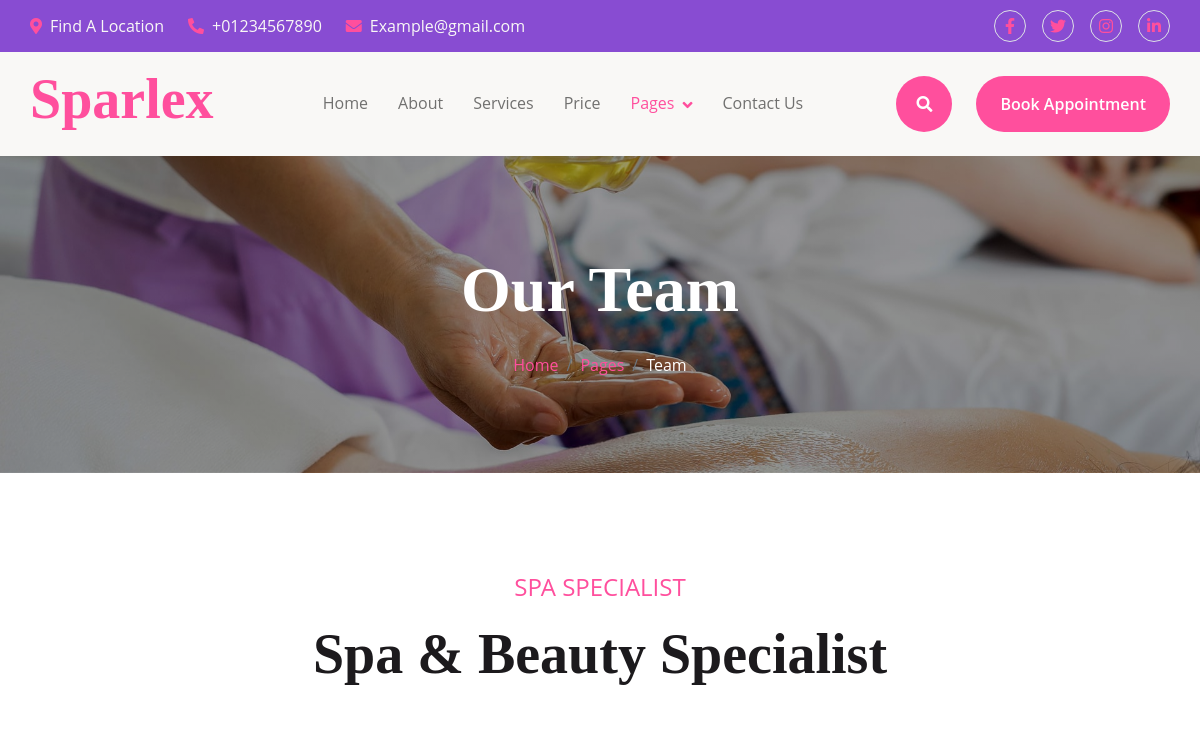
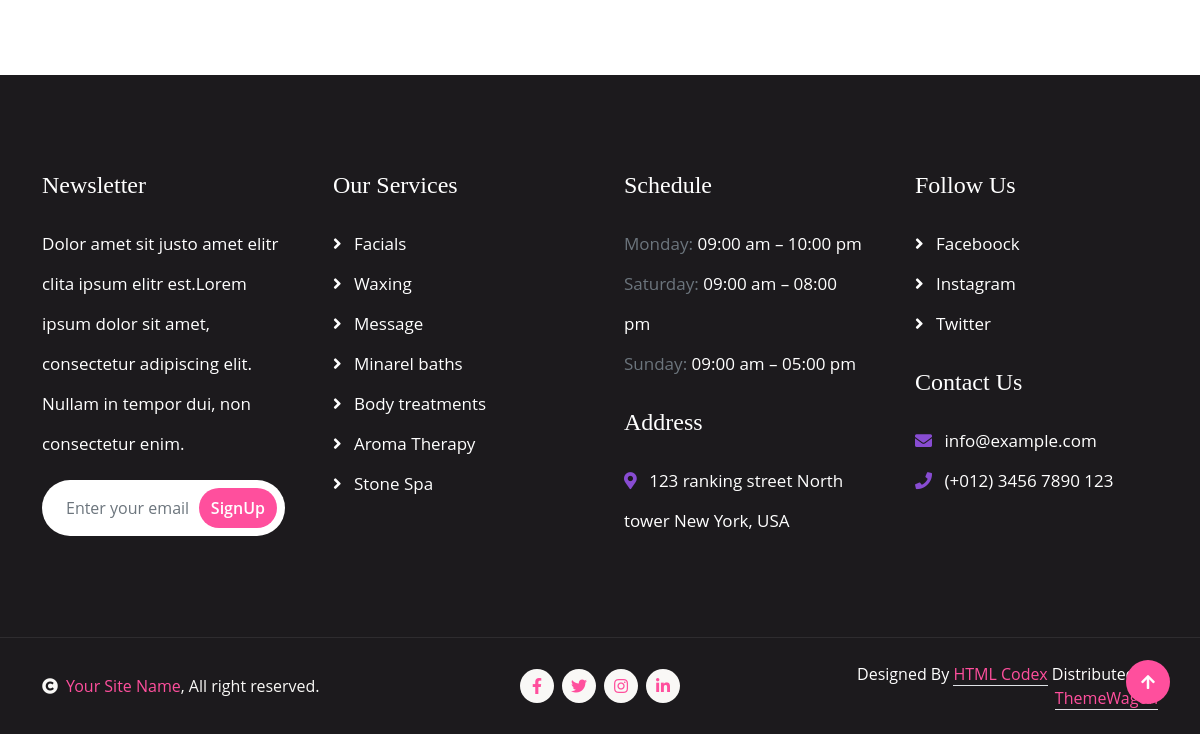
The page /clinic/team on the database as committed earlier (2 pictures, top to bottom).
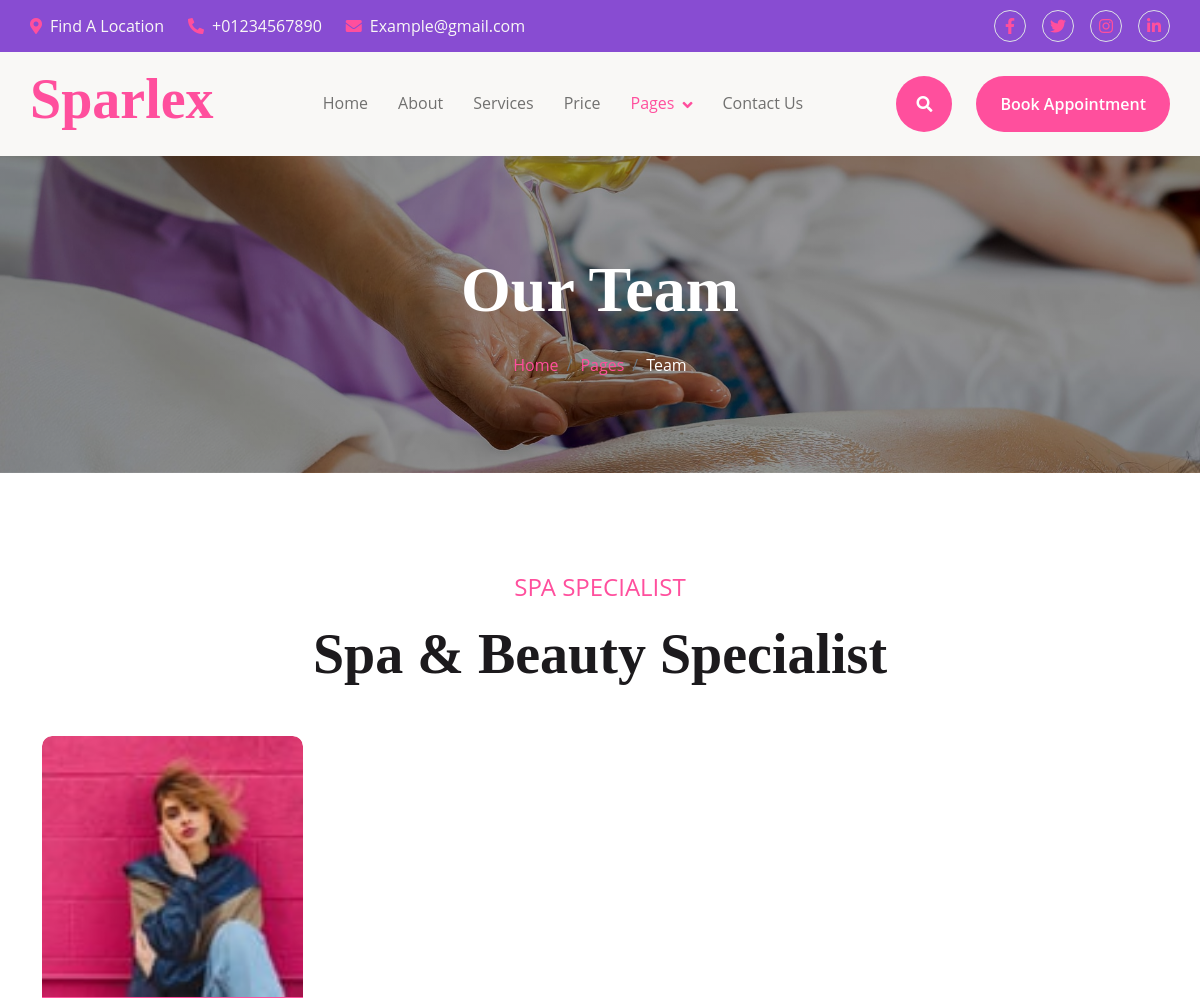
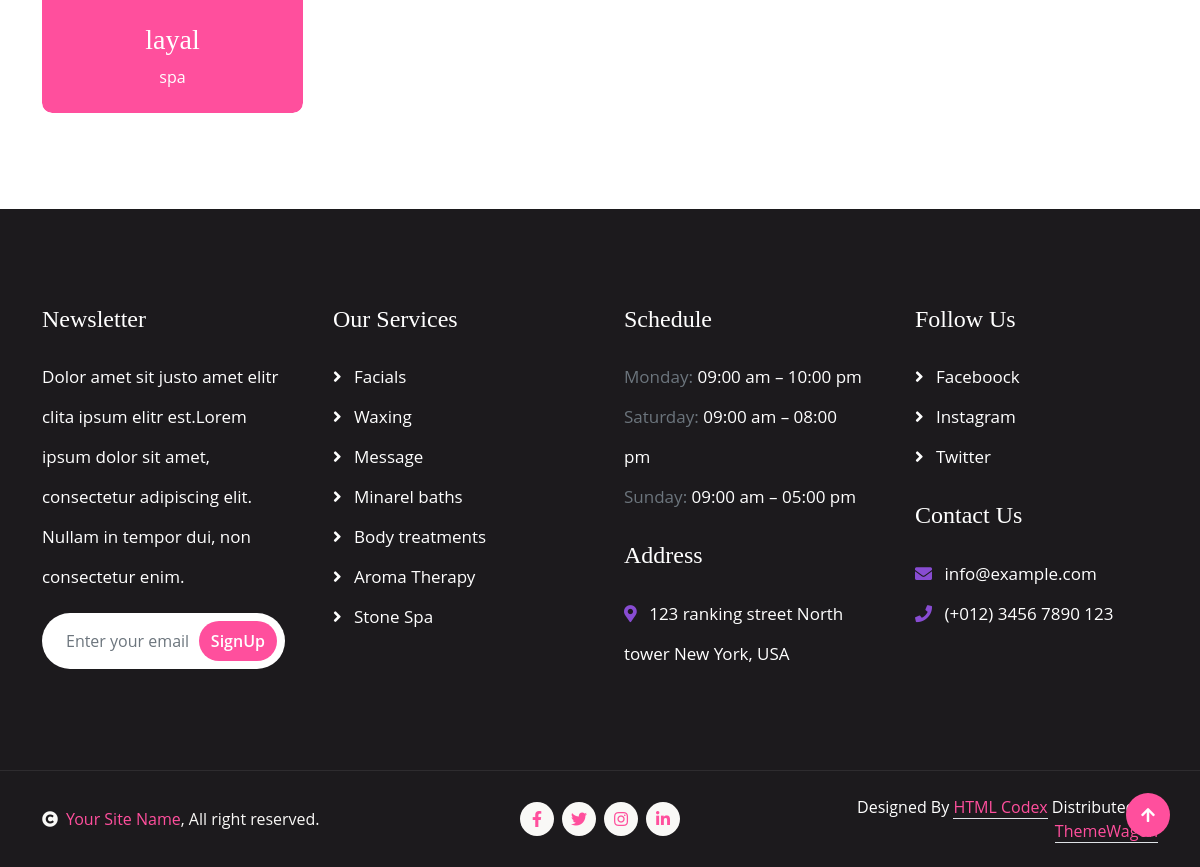
The same page on the database as committed later (2 pictures, top to bottom).
### clinic/models.py (models this page shows, shortened)
class Doctor(models.Model):
    image = models.ImageField(upload_to=image_upload)
    name = models.CharField(max_length=50)
    specialization = models.CharField(max_length=100)
    descraption = models.TextField(max_length=1000)
    phone = models.CharField(max_length=100)
    address = models.CharField(max_length=100)
    facebook = models.CharField(max_length=100, blank=True, null=True)
    instagram = models.CharField(max_length=100, blank=True, null=True)

### clinic/views.py (the view)
# urls.py: path('team',views.team,name='team'),
def team(request):
    doctor_list = Doctor.objects.all()
    context = {'doctor_list' : doctor_list}
    return render(request,'clinic/team.html',context)

### clinic/templates/clinic/team.html (shortened to what this page needs)
{% load static %}
<!DOCTYPE html>
<html lang="en">
    <head>
        <link rel="stylesheet" href="https://use.fontawesome.com/releases/v5.15.4/css/all.css"/>
        <link href="https://cdn.jsdelivr.net/npm/bootstrap-icons@1.4.1/font/bootstrap-icons.css" rel="stylesheet">
        <link href="static 'lib/animate/animate.min.css" rel="stylesheet">
        <link href="static 'lib/lightbox/css/lightbox.min.css" rel="stylesheet">
        <link href="lib/owlcarousel/assets/owl.carousel.min.css" rel="stylesheet">
        <link href="{% static 'css/bootstrap.min.css' %}" rel="stylesheet">
        <link href="{% static 'css/style.css' %}" rel="stylesheet">
    </head>
    <body>
        <div class="container-fluid sticky-top px-0">
            <div class="container-fluid topbar d-none d-lg-block">
                <div class="container px-0">
                    <div class="row align-items-center">
                        <div class="col-lg-8">
                            <div class="d-flex flex-wrap">
                                <a href="#" class="me-4 text-light"><i class="fas fa-map-marker-alt text-primary me-2"></i>Find A Location</a>
                                <a href="#" class="me-4 text-light"><i class="fas fa-phone-alt text-primary me-2"></i>+01234567890</a>
                                <a href="#" class="text-light"><i class="fas fa-envelope text-primary me-2"></i>Example@gmail.com</a>
                            </div>
                        </div>
                        <div class="col-lg-4">
                            <div class="d-flex align-items-center justify-content-end">
                                <a href="#" class="me-3 btn-square border rounded-circle nav-fill"><i class="fab fa-facebook-f"></i></a>
                                <a href="#" class="me-3 btn-square border rounded-circle nav-fill"><i class="fab fa-twitter"></i></a>
                                <a href="#" class="me-3 btn-square border rounded-circle nav-fill"><i class="fab fa-instagram"></i></a>
                                <a href="#" class="btn-square border rounded-circle nav-fill"><i class="fab fa-linkedin-in"></i></a>
                            </div>
                        </div>
                    </div>
                </div>
            </div>
            <div class="container-fluid bg-light">
                <div class="container px-0">
                    <nav class="navbar navbar-light navbar-expand-xl">
                        <a href="index.html" class="navbar-brand">
                            <h1 class="text-primary display-4">Sparlex</h1>
                        </a>
                        <div class="collapse navbar-collapse bg-light py-3" id="navbarCollapse">
                            <div class="navbar-nav mx-auto border-top">
                                <a href="index.html" class="nav-item nav-link">Home</a>
                                <a href="about.html" class="nav-item nav-link">About</a>
                                <a href="service.html" class="nav-item nav-link">Services</a>
                                <a href="price.html" class="nav-item nav-link">Price</a>
                                <div class="nav-item dropdown">
                                    <a href="#" class="nav-link dropdown-toggle active" data-bs-toggle="dropdown">Pages</a>
                                </div>
                                <a href="contact.html" class="nav-item nav-link">Contact Us</a>
                            </div>
                            <div class="d-flex align-items-center flex-nowrap pt-xl-0">
                                <button class="btn-search btn btn-primary btn-primary-outline-0 rounded-circle btn-lg-square" data-bs-toggle="modal" data-bs-target="#searchModal"><i class="fas fa-search"></i></button>
                                <a href="index.html" class="btn btn-primary btn-primary-outline-0 rounded-pill py-3 px-4 ms-4">Book Appointment</a>
                            </div>
                        </div>
                    </nav>
                </div>
            </div>
        </div>
        <div class="container-fluid bg-breadcrumb py-5">
            <div class="container text-center py-5">
                <h3 class="text-white display-3 mb-4">Our Team</h1>
                <ol class="breadcrumb justify-content-center mb-0">
                    <li class="breadcrumb-item"><a href="index.html">Home</a></li>
                    <li class="breadcrumb-item"><a href="#">Pages</a></li>
                    <li class="breadcrumb-item active text-white">Team</li>
                </ol>
            </div>
        </div>
        <div class="container-fluid team py-5">
            <div class="container py-5">
                <div class="text-center mx-auto mb-5" style="max-width: 800px;">
                    <p class="fs-4 text-uppercase text-primary">Spa Specialist</p>
                    <h1 class="display-4 mb-4">Spa & Beauty Specialist</h1>
                </div>
                <div class="row g-4">
                    {% for doctor in doctor_list %}
                    <div class="col-md-6 col-lg-6 col-xl-3">
                        <div class="team-item">
                            <div class="team-img rounded-top">
                                <img src="{{ doctor.image.url }}" class="img-fluid w-100 rounded-top bg-light" alt="">
                            </div>
                            <div class="team-text rounded-bottom text-center p-4">
                                <h3 class="text-white">{{ doctor.name }}</h3>
                                <p class="mb-0 text-white">{{ doctor.specialization }}</p>
                            </div>
                        </div>
                    </div>
                    {% endfor %}
                </div>
            </div>
        </div>
        <div class="container-fluid footer py-5">
            <div class="container py-5">
                <div class="row g-5">
                    <div class="col-md-6 col-lg-6 col-xl-3">
                        <div class="footer-item">
                            <h4 class="mb-4 text-white">Newsletter</h4>
                            <p class="text-white">Dolor amet sit justo amet elitr clita ipsum elitr est.Lorem ipsum dolor sit amet, consectetur adipiscing elit. Nullam in tempor dui, non consectetur enim.</p>
                            <div class="position-relative mx-auto rounded-pill">
                                <input class="form-control rounded-pill border-0 w-100 py-3 ps-4 pe-5" type="text" placeholder="Enter your email">
                                <button type="button" class="btn btn-primary btn-primary-outline-0 rounded-pill position-absolute top-0 end-0 py-2 mt-2 me-2">SignUp</button>
                            </div>
                        </div>
                    </div>
                    <div class="col-md-6 col-lg-6 col-xl-3">
                        <div class="footer-item d-flex flex-column">
                            <h4 class="mb-4 text-white">Our Services</h4>
                            <a href=""><i class="fas fa-angle-right me-2"></i> Facials</a>
                            <a href=""><i class="fas fa-angle-right me-2"></i> Waxing</a>
                            <a href=""><i class="fas fa-angle-right me-2"></i> Message</a>
                            <a href=""><i class="fas fa-angle-right me-2"></i> Minarel baths</a>
                            <a href=""><i class="fas fa-angle-right me-2"></i> Body treatments</a>
                            <a href=""><i class="fas fa-angle-right me-2"></i> Aroma Therapy</a>
                            <a href=""><i class="fas fa-angle-right me-2"></i> Stone Spa</a>
                        </div>
                    </div>
                    <div class="col-md-6 col-lg-6 col-xl-3">
                        <div class="footer-item d-flex flex-column">
                            <h4 class="mb-4 text-white">Schedule</h4>
                            <p class="text-muted mb-0">Monday: <span class="text-white"> 09:00 am – 10:00 pm</span></p>
                            <p class="text-muted mb-0">Saturday: <span class="text-white"> 09:00 am – 08:00 pm</span></p>
                            <p class="text-muted mb-0">Sunday: <span class="text-white"> 09:00 am – 05:00 pm</span></p>
                            <h4 class="my-4 text-white">Address</h4>
                            <p class="mb-0"><i class="fas fa-map-marker-alt text-secondary me-2"></i> 123 ranking street North tower New York, USA</p>
                        </div>
                    </div>
                    <div class="col-md-6 col-lg-6 col-xl-3">
                        <div class="footer-item d-flex flex-column">
                            <h4 class="mb-4 text-white">Follow Us</h4>
                            <a href=""><i class="fas fa-angle-right me-2"></i> Faceboock</a>
                            <a href=""><i class="fas fa-angle-right me-2"></i> Instagram</a>
                            <a href=""><i class="fas fa-angle-right me-2"></i> Twitter</a>
                            <h4 class="my-4 text-white">Contact Us</h4>
                            <p class="mb-0"><i class="fas fa-envelope text-secondary me-2"></i> info@example.com</p>
                            <p class="mb-0"><i class="fas fa-phone text-secondary me-2"></i> (+012) 3456 7890 123</p>
                        </div>
                    </div>
                </div>
            </div>
        </div>
        <div class="container-fluid copyright py-4">
            <div class="container">
                <div class="row g-4 align-items-center">
                    <div class="col-md-4 text-center text-md-start mb-md-0">
                        <span class="text-light"><a href="#"><i class="fas fa-copyright text-light me-2"></i>Your Site Name</a>, All right reserved.</span>
                    </div>
                    <div class="col-md-4">
                        <div class="d-flex justify-content-center">
                            <a href="" class="btn btn-light btn-light-outline-0 btn-sm-square rounded-circle me-2"><i class="fab fa-facebook-f"></i></a>
                            <a href="" class="btn btn-light btn-light-outline-0 btn-sm-square rounded-circle me-2"><i class="fab fa-twitter"></i></a>
                            <a href="" class="btn btn-light btn-light-outline-0 btn-sm-square rounded-circle me-2"><i class="fab fa-instagram"></i></a>
                            <a href="" class="btn btn-light btn-light-outline-0 btn-sm-square rounded-circle me-0"><i class="fab fa-linkedin-in"></i></a>
                        </div>
                    </div>
                    <div class="col-md-4 text-center text-md-end text-white">
                        Designed By <a class="border-bottom" href="https://htmlcodex.com">HTML Codex</a> Distributed By <a class="border-bottom" href="https://themewagon.com">ThemeWagon</a>
                    </div>
                </div>
            </div>
        </div>
        <a href="#" class="btn btn-primary btn-primary-outline-0 btn-md-square rounded-circle back-to-top"><i class="fa fa-arrow-up"></i></a>
    </body>
</html>

### static/css/style.css (style rules this page uses)
.back-to-top { position: fixed; right: 30px; bottom: 30px; display: flex; width: 45px; height: 45px; align-items: center; justify-content: center; transition: 0.5s; z-index: 99; }
.btn { font-weight: 600; transition: .5s; }
.btn-square { width: 32px; height: 32px; }
.btn-sm-square { width: 34px; height: 34px; }
.btn-md-square { width: 44px; height: 44px; }
.btn-lg-square { width: 56px; height: 56px; }
.btn-square, .btn-sm-square, .btn-md-square, .btn-lg-square { padding: 0; display: flex; align-items: center; justify-content: center; font-weight: normal; }
.btn-primary-outline-0 { border: 0; color: var(--bs-white) !important; }
.btn-light-outline-0 { border: 0; color: var(--bs-primary) !important; }
.sticky-top { transition: 0.5s; background: var(--bs-white); }
.topbar { padding: 10px 0; background: var(--bs-secondary) !important; }
.navbar .navbar-nav .nav-link { padding: 10px 15px; font-size: 16px; transition: .5s; }
.navbar .navbar-nav .nav-link:hover, .navbar .navbar-nav .nav-link.active, .sticky-top.bg-white .navbar .navbar-nav .nav-link:hover, .sticky-top.bg-white .navbar .navbar-nav .nav-link.active { color: var(--bs-primary); }
.navbar .dropdown-toggle::after { border: none; content: "\f107"; font-family: "Font Awesome 5 Free"; font-weight: 700; vertical-align: middle; margin-left: 8px; }
@media (min-width: 1200px) { .navbar .navbar-collapse .border-top { border-top: none !important; } }
.bg-breadcrumb { background: linear-gradient(rgba(0, 0, 0, 0.4), rgba(0, 0, 0, 0.4)), url(../img/appointment-background.jpg); background-position: center center; background-repeat: no-repeat; background-size: cover; }
.team .team-item { position: relative; border-radius: 10px; overflow: hidden; }
.team .team-item .team-text { background: var(--bs-primary); }
.team .team-item .team-img { position: relative; width: 100%; }
.team .team-item .team-img::after { content: ""; position: absolute; bottom: 100%; left: 0; right: 0; background: rgba(0, 0, 0, 0.3); overflow: hidden; width: 100%; height: 0; transition: 0.5s ease; }
.team .team-item .team-text { transition: 0.5s; }
.footer { background: var(--bs-dark); }
.footer .footer-item a, .footer .footer-item p { color: var(--bs-white); line-height: 40px; font-size: 17px; transition: 0.5s; }
.copyright { border-top: 1px solid rgba(255, 255, 255, 0.08); background: var(--bs-dark) !important; }

Rows that differ between the two databases and show on the page:
added Doctor: image (picture), name "layal", specialization "spa"
